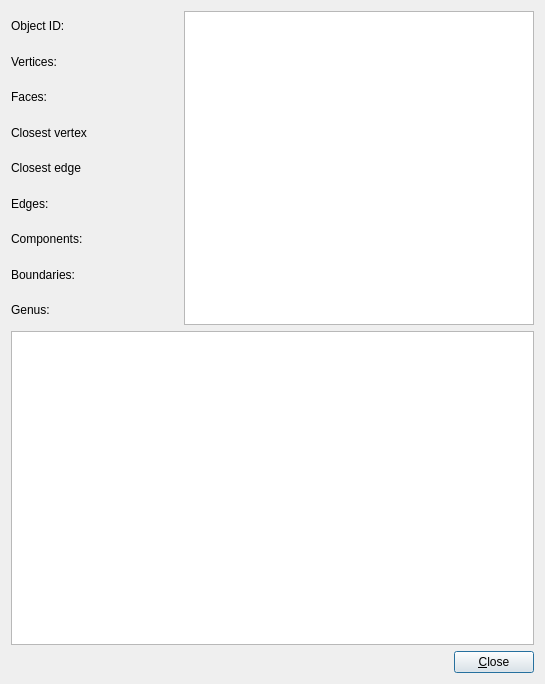
<ui version="4.0" >
 <class>InfoWidget</class>
 <widget class="QDialog" name="InfoWidget" >
  <property name="geometry" >
   <rect>
    <x>0</x>
    <y>0</y>
    <width>545</width>
    <height>684</height>
   </rect>
  </property>
  <property name="windowTitle" >
   <string>Object Information</string>
  </property>
  <layout class="QVBoxLayout" name="verticalLayout_2" >
   <item>
    <layout class="QHBoxLayout" name="horizontalLayout" >
     <item>
      <layout class="QVBoxLayout" name="verticalLayout" >
       <item>
        <widget class="QLabel" name="id" >
         <property name="toolTip" >
          <string>internal ID of the object</string>
         </property>
         <property name="statusTip" >
          <string>internal ID of the object</string>
         </property>
         <property name="text" >
          <string>Object ID:</string>
         </property>
        </widget>
       </item>
       <item>
        <widget class="QLabel" name="vertices" >
         <property name="toolTip" >
          <string>Number of Vertices</string>
         </property>
         <property name="statusTip" >
          <string>Number of Vertices</string>
         </property>
         <property name="text" >
          <string>Vertices:</string>
         </property>
        </widget>
       </item>
       <item>
        <widget class="QLabel" name="faces" >
         <property name="toolTip" >
          <string>Number of Faces</string>
         </property>
         <property name="statusTip" >
          <string>Number of Faces</string>
         </property>
         <property name="text" >
          <string>Faces:</string>
         </property>
        </widget>
       </item>
       <item>
        <widget class="QLabel" name="closestv" >
         <property name="toolTip" >
          <string>Vertex closest to selection</string>
         </property>
         <property name="statusTip" >
          <string>Vertex closest to selection</string>
         </property>
         <property name="text" >
          <string>Closest vertex</string>
         </property>
        </widget>
       </item>
       <item>
        <widget class="QLabel" name="closeste" >
         <property name="toolTip" >
          <string>Edge closest to the selection</string>
         </property>
         <property name="statusTip" >
          <string>Edge closest to the selection</string>
         </property>
         <property name="text" >
          <string>Closest edge</string>
         </property>
        </widget>
       </item>
       <item>
        <widget class="QLabel" name="edges" >
         <property name="toolTip" >
          <string>Number of Edges</string>
         </property>
         <property name="statusTip" >
          <string>Number of Edges</string>
         </property>
         <property name="text" >
          <string>Edges:</string>
         </property>
        </widget>
       </item>
       <item>
        <widget class="QLabel" name="components" >
         <property name="toolTip" >
          <string>Number of independent components</string>
         </property>
         <property name="statusTip" >
          <string>Number of independent components</string>
         </property>
         <property name="text" >
          <string>Components:</string>
         </property>
        </widget>
       </item>
       <item>
        <widget class="QLabel" name="boundaries" >
         <property name="toolTip" >
          <string>Number of boundaries</string>
         </property>
         <property name="statusTip" >
          <string>Number of boundaries</string>
         </property>
         <property name="text" >
          <string>Boundaries:</string>
         </property>
        </widget>
       </item>
       <item>
        <widget class="QLabel" name="genus" >
         <property name="toolTip" >
          <string>the genus of the object</string>
         </property>
         <property name="statusTip" >
          <string>the genus of the object</string>
         </property>
         <property name="text" >
          <string>Genus:</string>
         </property>
        </widget>
       </item>
      </layout>
     </item>
     <item>
      <spacer name="horizontalSpacer" >
       <property name="orientation" >
        <enum>Qt::Horizontal</enum>
       </property>
       <property name="sizeHint" stdset="0" >
        <size>
         <width>40</width>
         <height>20</height>
        </size>
       </property>
      </spacer>
     </item>
     <item>
      <widget class="QTableWidget" name="table" >
       <property name="minimumSize" >
        <size>
         <width>350</width>
         <height>0</height>
        </size>
       </property>
      </widget>
     </item>
    </layout>
   </item>
   <item>
    <widget class="QTableWidget" name="table3" />
   </item>
   <item>
    <layout class="QHBoxLayout" name="horizontalLayout_2" >
     <item>
      <spacer name="horizontalSpacer_2" >
       <property name="orientation" >
        <enum>Qt::Horizontal</enum>
       </property>
       <property name="sizeHint" stdset="0" >
        <size>
         <width>40</width>
         <height>20</height>
        </size>
       </property>
      </spacer>
     </item>
     <item>
      <widget class="QPushButton" name="pushButton" >
       <property name="text" >
        <string>&amp;Close</string>
       </property>
      </widget>
     </item>
    </layout>
   </item>
  </layout>
 </widget>
 <resources/>
 <connections>
  <connection>
   <sender>pushButton</sender>
   <signal>clicked()</signal>
   <receiver>InfoWidget</receiver>
   <slot>accept()</slot>
   <hints>
    <hint type="sourcelabel" >
     <x>493</x>
     <y>627</y>
    </hint>
    <hint type="destinationlabel" >
     <x>422</x>
     <y>625</y>
    </hint>
   </hints>
  </connection>
 </connections>
</ui>
